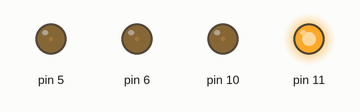
Simulated run of this sketch. Board: Arduino Uno, built with avr-gcc and run on an emulated ATmega328P. On the bench: output pins drawn as LEDs (lit = HIGH).

Above: at 0.05 s.
At 0.2 s:
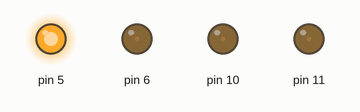
Timing chart, 0 to 3.0 s (numbered marks = the images above):
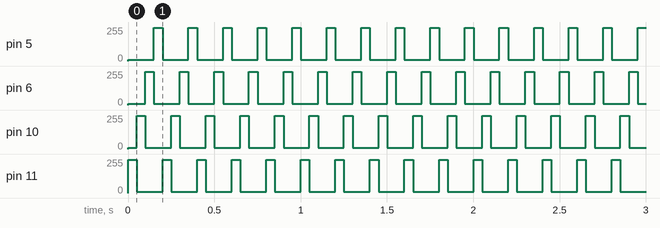

Measured:
- by itself, pin 5, pin 6, pin 11: alternates 250/255 for 0.05 s and 10/255 for 0.15 s
- by itself, pin 10: repeats every 0.20 s: 250/255 0.05 s, 10/255 0.15 s

The sketch:

sketch_apr09b.ino
```cpp
int sleep,l,h;
void setup() {
  // put your setup code here, to run once:
  sleep=50;
  l=10;
  h=250;
}

void loop() {
  // put your main code here, to run repeatedly:

  analogWrite(11,h);
  analogWrite(10,l);
  analogWrite(6,l);
  analogWrite(5,l);
  delay(sleep);

  analogWrite(11,l);
  analogWrite(10,h);
  analogWrite(6,l);
  analogWrite(5,l);
  delay(sleep);

  analogWrite(11,l);
  analogWrite(10,l);
  analogWrite(6,h);
  analogWrite(5,l);
  delay(sleep);

  analogWrite(11,l);
  analogWrite(10,l);
  analogWrite(6,l);
  analogWrite(5,h);
  delay(sleep);
}
```
